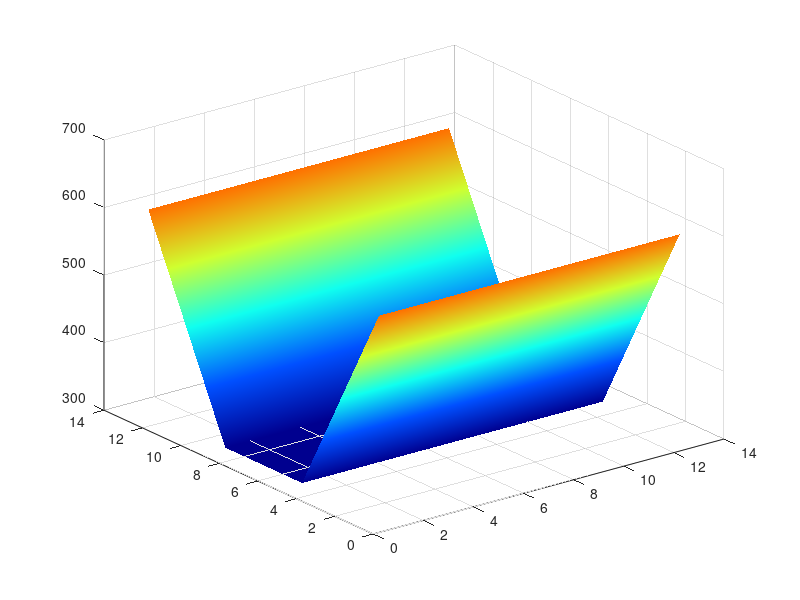

Recreate this plot in MATLAB.
% rng(2)
%% 
M = 13;
TRefRand = zeros(13,13);
idx = randi([1 13*13],1,1);
TRefRand(idx) = 1;
H = ones(9,9);
TRefAll = filter2(H,TRefRand)*100;
%% step
% TRefAll = zeros(13,13);
% TRefAll(1:6,:) = 200;
%% gradient
% TRefAll = zeros(13,13);
% for i=1:13
%     TRefAll(:,i) = i/12*300-25;
% end
%% V1
% TRefAll = zeros(13,13);
% for i=8:13
%     TRefAll(i,:) =  (i-8)/5*300;
% end
% for i=1:6
%     TRefAll(i,:) =  300-(i)/5*300+60;
% end
%% V2
TRefAll = zeros(13,13);
for i=9:13
    TRefAll(i,:) =  (i-9)/4*300;
end
for i=1:5
    TRefAll(i,:) =  300-(i)/4*300 + 75;
end
%% block
% TRefAll = zeros(13,13);
% TRefAll(5:9,5:9) = 400;


%% plot
surf(TRefAll+300);%heatmap
colormap jet
zlim([300 700]);
caxis([300 700]);
% view(0,90)
shading interp

drawnow


save TRefAll.mat TRefAll